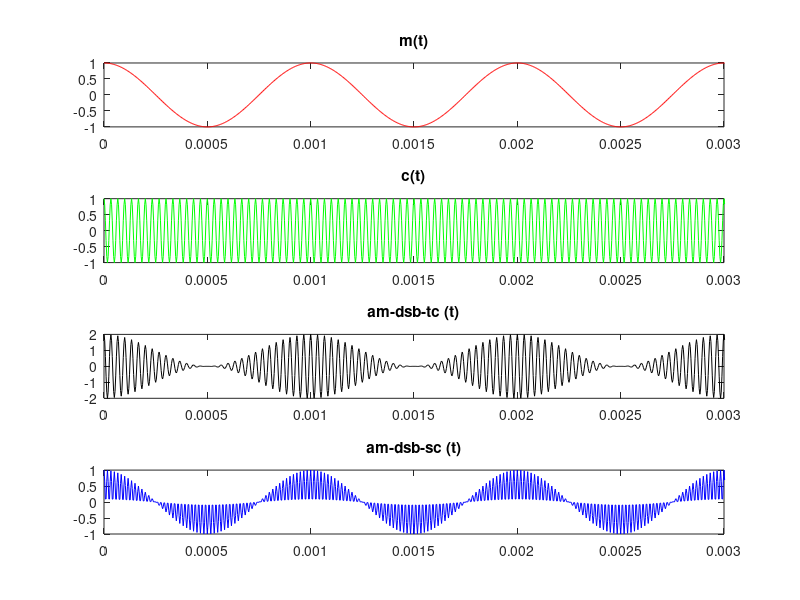
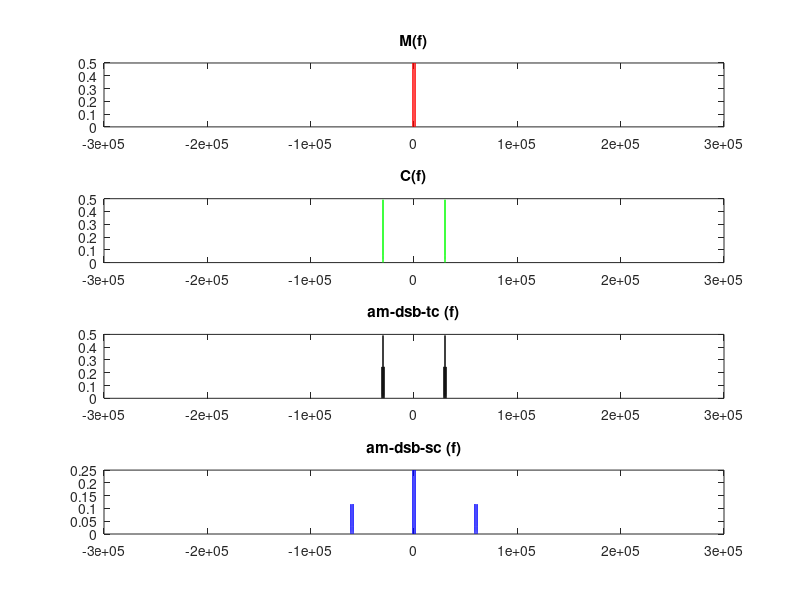
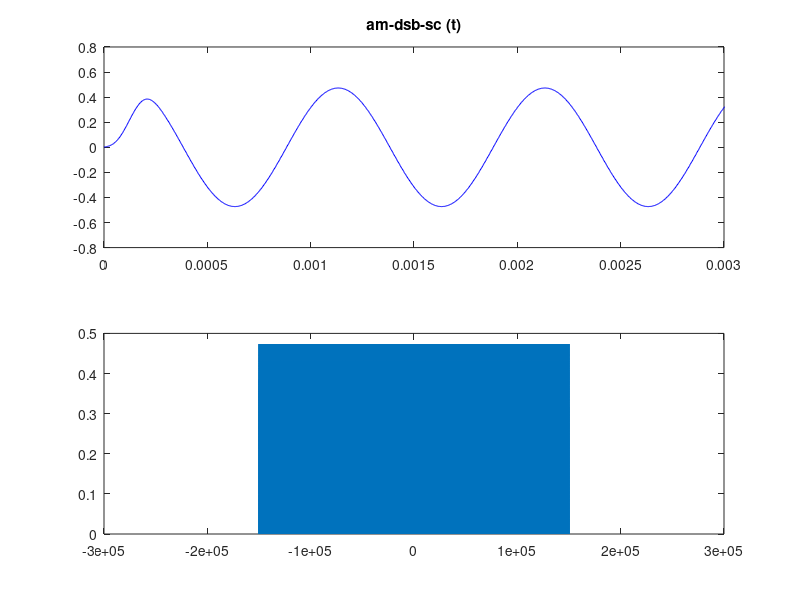

The MATLAB script that drew these images, in order:
pkg load signal
close all;
clear all;
clc;

Am = 1;
Ac = 1;

fm = 1e3;
fc = 30e3;

fs = 10*fc;
Ts = 1/fs;
t_final = 2;
T = 1/fm;

t = [0:Ts:t_final];

passo_f = 1/t_final;
f = [-fs/2:passo_f:fs/2];

m_t = Am * cos(2*pi*fm*t); % Sinal
c_t = Ac * cos(2*pi*fc*t); % Portadora

%DSB-SC
rc_t = m_t .* c_t;
sc_t = rc_t .* c_t;
%sc_t = Ac.*cos(2*pi*fc*t).*m_t;

%DSB-TC
tc_t = Am.*(1 + cos(2*pi*fm*t)).*Ac.*cos(2*pi*fc*t);

%Plot 1 - PLOT DOS SINAIS -------------------------------------------------------------------------------------------------------
figure(1)
subplot(411)
plot(t,m_t,"r")
xlim([0 3*T])
title("m(t)")

subplot(412)
plot(t,c_t,"g")
xlim([0 3*T])
title("c(t)")

subplot(413)
plot(t,tc_t,"k")
xlim([0 3*T])
title("am-dsb-tc (t)")

subplot(414)
plot(t,sc_t,"b")
xlim([0 3*T])
title("am-dsb-sc (t)")

%--------------------------------------------------------------------------------------------------------------------------------
% Mudança de dominio para frequência
M_f = fftshift(fft(m_t)/length(m_t));
C_f = fftshift(fft(c_t) / length(c_t));
TC_f = fftshift(fft(tc_t) / length(tc_t));
SC_f = fftshift(fft(sc_t) / length(sc_t));
%Plot 1 - PLOT DOS SINAIS -------------------------------------------------------------------------------------------------------
figure(2)
subplot(411)
plot(f,abs(M_f),"r")
xlim([-fs fs])
title("M(f)")

subplot(412)
plot(f,abs(C_f),"g")
xlim([-fs fs])
title("C(f)")

subplot(413)
plot(f,abs(TC_f),"k")
xlim([-fs fs])
title("am-dsb-tc (f)")

subplot(414)
plot(f,abs(SC_f),"b")
xlim([-fs fs])
title("am-dsb-sc (f)")

%--------------------------------------------------------------------------------------------------------------------------------



ordem = 80;
f_cut = 1e3;
filtro_pb_t = fir1(ordem,(f_cut*2)/fs);

sc_t_filtrado = filter(filtro_pb_t,1,sc_t);
sc_f_filtrado = fftshift(fft(sc_t_filtrado ))/ length(sc_t_filtrado );

figure(3)
subplot(211)
plot(t,sc_t_filtrado,"b")
xlim([0 3*T])
title("am-dsb-sc (t)")

subplot(212)
plot(f,abs(sc_t_filtrado));
xlim([-fs fs])

